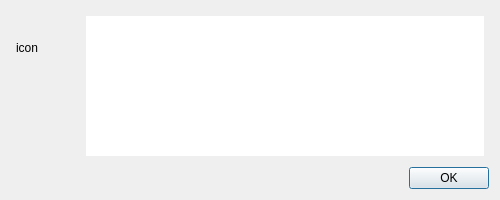
<?xml version="1.0" encoding="UTF-8"?>
<ui version="4.0">
 <class>WarningOk</class>
 <widget class="QDialog" name="WarningOk">
  <property name="geometry">
   <rect>
    <x>0</x>
    <y>0</y>
    <width>500</width>
    <height>200</height>
   </rect>
  </property>
  <property name="minimumSize">
   <size>
    <width>500</width>
    <height>200</height>
   </size>
  </property>
  <property name="maximumSize">
   <size>
    <width>500</width>
    <height>200</height>
   </size>
  </property>
  <property name="windowTitle">
   <string>Dialog</string>
  </property>
  <layout class="QVBoxLayout" name="verticalLayout">
   <item>
    <layout class="QHBoxLayout" name="horizontalLayout">
     <property name="leftMargin">
      <number>5</number>
     </property>
     <property name="topMargin">
      <number>5</number>
     </property>
     <property name="rightMargin">
      <number>5</number>
     </property>
     <property name="bottomMargin">
      <number>5</number>
     </property>
     <item>
      <layout class="QVBoxLayout" name="verticalLayout_2">
       <property name="leftMargin">
        <number>0</number>
       </property>
       <item>
        <widget class="ALabel" name="icon">
         <property name="minimumSize">
          <size>
           <width>64</width>
           <height>64</height>
          </size>
         </property>
         <property name="maximumSize">
          <size>
           <width>64</width>
           <height>64</height>
          </size>
         </property>
         <property name="text">
          <string>icon</string>
         </property>
        </widget>
       </item>
       <item>
        <spacer name="verticalSpacer">
         <property name="orientation">
          <enum>Qt::Vertical</enum>
         </property>
         <property name="sizeHint" stdset="0">
          <size>
           <width>20</width>
           <height>40</height>
          </size>
         </property>
        </spacer>
       </item>
      </layout>
     </item>
     <item>
      <widget class="SafeTextEdit" name="textEditWarning">
       <property name="sizePolicy">
        <sizepolicy hsizetype="Expanding" vsizetype="MinimumExpanding">
         <horstretch>0</horstretch>
         <verstretch>0</verstretch>
        </sizepolicy>
       </property>
       <property name="minimumSize">
        <size>
         <width>0</width>
         <height>0</height>
        </size>
       </property>
       <property name="maximumSize">
        <size>
         <width>16777215</width>
         <height>16777215</height>
        </size>
       </property>
       <property name="accessibleName">
        <string>Warning</string>
       </property>
       <property name="frameShape">
        <enum>QFrame::NoFrame</enum>
       </property>
       <property name="frameShadow">
        <enum>QFrame::Plain</enum>
       </property>
       <property name="midLineWidth">
        <number>1</number>
       </property>
       <property name="verticalScrollBarPolicy">
        <enum>Qt::ScrollBarAlwaysOff</enum>
       </property>
       <property name="horizontalScrollBarPolicy">
        <enum>Qt::ScrollBarAlwaysOff</enum>
       </property>
       <property name="tabChangesFocus">
        <bool>true</bool>
       </property>
       <property name="textInteractionFlags">
        <set>Qt::TextSelectableByKeyboard|Qt::TextSelectableByMouse</set>
       </property>
      </widget>
     </item>
    </layout>
   </item>
   <item>
    <widget class="ADialogButtonBox" name="buttonBox">
     <property name="orientation">
      <enum>Qt::Horizontal</enum>
     </property>
     <property name="standardButtons">
      <set>QDialogButtonBox::Ok</set>
     </property>
    </widget>
   </item>
  </layout>
 </widget>
 <resources/>
 <customwidgets>
  <customwidget>
   <class>ADialogButtonBox</class>
   <extends>QDialogButtonBox</extends>
   <header>../Lib/adialogbuttonbox.h</header>
  </customwidget>
  <customwidget>
   <class>ALabel</class>
   <extends>QLabel</extends>
   <header>../Lib/alabel.h</header>
  </customwidget>
  <customwidget>
   <class>SafeTextEdit</class>
   <extends>QPlainTextEdit</extends>
   <header>../Lib/safetextedit.h</header>
  </customwidget>
 </customwidgets>
 <connections>
  <connection>
   <sender>buttonBox</sender>
   <signal>accepted()</signal>
   <receiver>WarningOk</receiver>
   <slot>accept()</slot>
   <hints>
    <hint type="sourcelabel">
     <x>248</x>
     <y>254</y>
    </hint>
    <hint type="destinationlabel">
     <x>157</x>
     <y>274</y>
    </hint>
   </hints>
  </connection>
  <connection>
   <sender>buttonBox</sender>
   <signal>rejected()</signal>
   <receiver>WarningOk</receiver>
   <slot>reject()</slot>
   <hints>
    <hint type="sourcelabel">
     <x>316</x>
     <y>260</y>
    </hint>
    <hint type="destinationlabel">
     <x>286</x>
     <y>274</y>
    </hint>
   </hints>
  </connection>
 </connections>
</ui>
